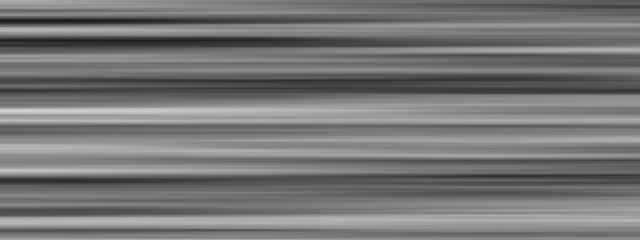
Frame 1 (no input)
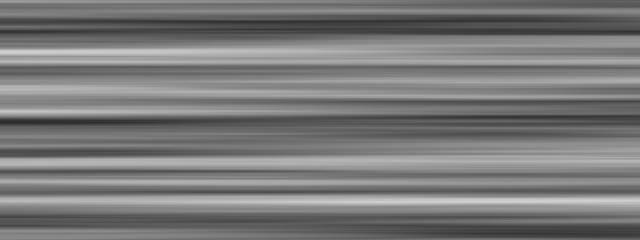
Frame 60 (no input)
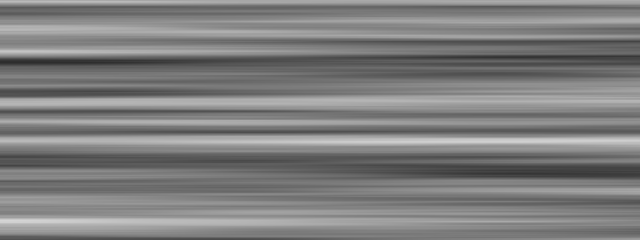
Frame 120 (the mouse pressed at the canvas centre since frame 60)

The p5.js sketch that drew these frames (run headless with seeded random() and noise() and a simulated clock; from frame 60 on, the mouse is pressed at the canvas centre):

// p5.js sketch
// ── sketch.js

let xoff = 0.0;
let yoff = 0.0;

function setup() {
    createCanvas(640, 240);

    pixelDensity(1);
}

function draw() {
    drawPerlinNoisePixels();
}

function drawRandomPixels() {
    loadPixels();

    for (let x = 0; x < width; x++) {
        for (let y = 0; y < height; y++) {
            let index = (x + y * width) * 4;
            let brightness = random(255);
            pixels[index] = brightness;
            pixels[index + 1] = brightness;
            pixels[index + 2] = brightness;
            pixels[index + 3] = brightness;
        }
    }

    updatePixels();
}

function drawPerlinNoisePixels() {
    loadPixels();

    for (let x = 0; x < width; x++) {
        for (let y = 0; y < height; y++) {
            let index = (x + y * width) * 4;
            let brightness = map(noise((x / 1_000) + xoff, (y / 10) + yoff), 0, 1, 0, 255);
            pixels[index] = brightness;
            pixels[index + 1] = brightness;
            pixels[index + 2] = brightness;
            pixels[index + 3] = 255;
        }
    }

    // xoff += 0.01;
    yoff += 0.1;

    updatePixels();
}
